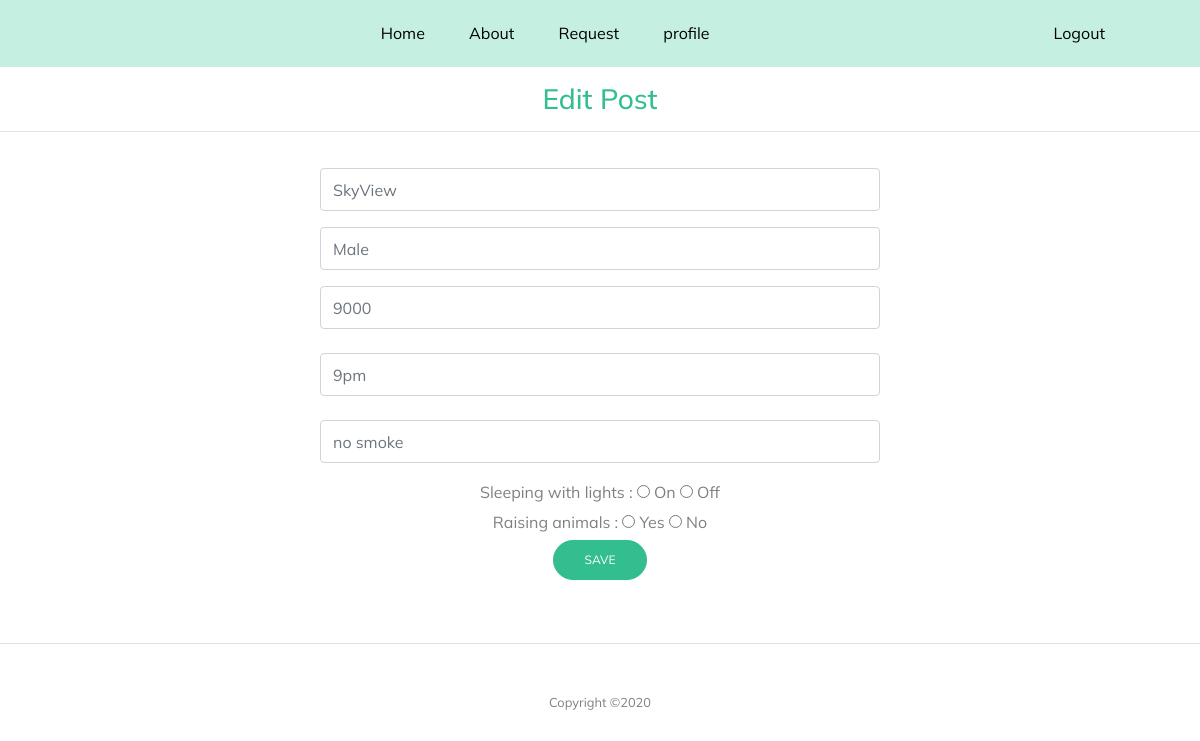
The app's page /editPost/2, older data.
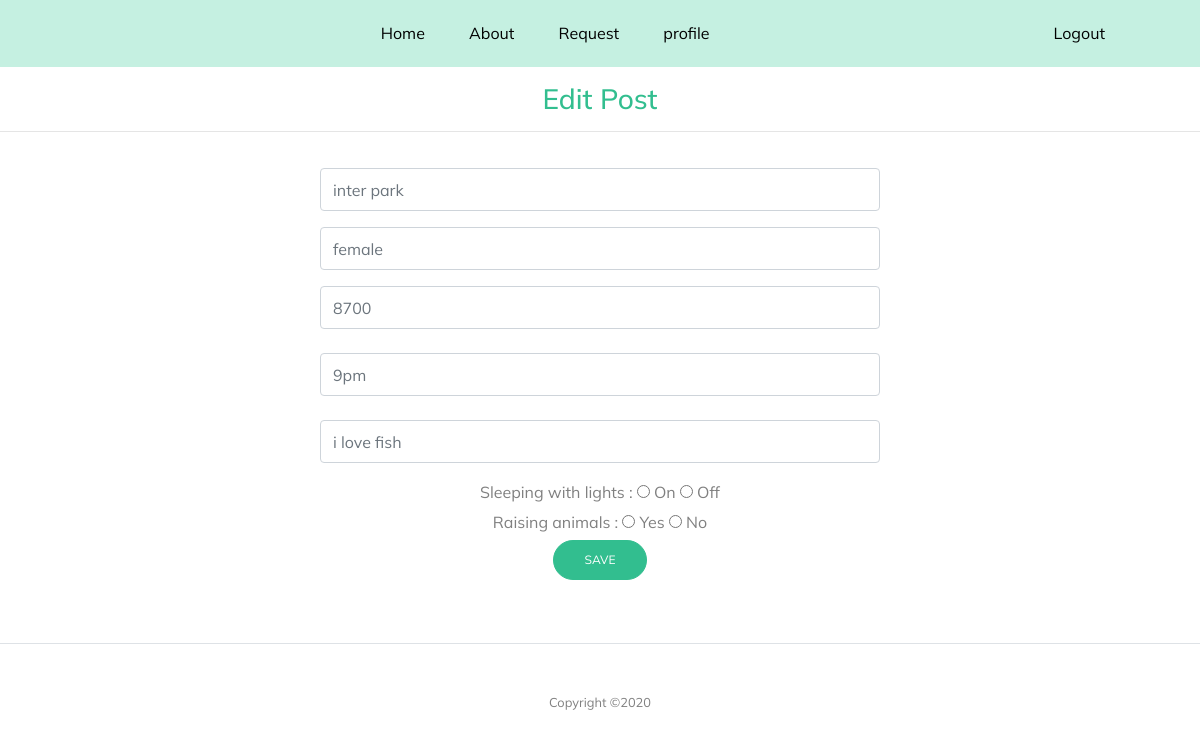
The same page, newer data.
### matefinder/models.py (models this page shows, shortened)
class DormInformation(models.Model):
    username = models.CharField(max_length=255)
    name_dorm = models.CharField(max_length=255)
    details_dorm = models.CharField(max_length=255)
    type_dorm = models.CharField(max_length=255)
    price = models.IntegerField()
    light = models.BooleanField()
    timetosleep = models.CharField(max_length=255)
    pet = models.BooleanField()

### matefinder/views.py (the view)
# urls.py: path('editPost/<int:pk>', views.editPost, name='editPost'),
def editPost(request, pk):
    d = DormInformation.objects.get(id=pk)
    return render(request, 'edit.html', {
        "dorm": d
    })

### templates/edit.html (shortened to what this page needs)
{% block body %}
{% load static %}
<link rel="stylesheet" type="text/css" href="{% static '/css/styleabout.css' %}" />
<html lang="en">
  <head>
    <link rel="stylesheet" href="../static/css/bootstrap.min.css"  rel="stylesheet" />
    <link rel="stylesheet" href="../static/css/styleabout.css" rel="stylesheet"  />
  </head>
  <body data-spy="scroll" data-target=".site-navbar-target" data-offset="300">
    <div class="site-wrap">
      <header class="site-navbar light js-sticky-header site-navbar-target" role="banner">
        <div class="container"  style="background-color:#c5f0e1; max-width: 140%;" >
          <div class="col-sm-12">
            <div class="col-sm-12">
              <nav class="site-navigation position-relative text-right" role="navigation"  style="margin-right: 30px;">
                <ul class="site-menu main-menu js-clone-nav mr-auto d-none d-lg-block">
                  <li><a href="#" class="nav-link">Home</a></li>
                  <li class="has-children">
                  <li><a href="#" class="nav-link">About</a></li>
                  <li><a href="#" class="nav-link">Request</a></li>
                  <li><a href="#" class="nav-link">profile</a></li>
                  <li style="margin-left: 300px;"><a href="{% url 'login' %}" class="nav-link">Logout</a></li>
                </ul>
              </nav>
            </div>
          </div>
        </div>
      </header>
      <br><br><br>
            <div class="section-heading">
                <h3 class="team">Edit Post</h3> <hr>
              </div>
            <form action={% url 'updatePost' dorm.id %} method="POST">
            <article class="card-body mx-auto" style="max-width: 50%;">
              <div class="form-group">
                <input type="name_dorm" class="form-control" id="name_dorm" name="name_dorm" placeholder="{{ dorm.name_dorm }}">
              </div>
              <div class="form-group">
                <input type="type_dorm" class="form-control" id="type_dorm" name="type_dorm" placeholder="{{ dorm.type_dorm }}">
              </div>
              <div class="form-group">
                <input type="price" class="form-control" id="price" name="price" placeholder="{{ dorm.price }}">
              </div>
              <div class="form-group">
                <input type="timetosleep" class="form-control" id="timetosleep" name="timetosleep" placeholder="{{ dorm.timetosleep }}">
              </div>
              <div class="form-group">
                <input type="details_dorm" class="form-control" id="details_dorm" name="details_dorm" placeholder="{{ dorm.details_dorm }}">
              </div>
              <center>
            <div class="form-group" style="margin-bottom: -5px;">
              Sleeping with lights :
                <input type="radio" id="lightOn" name="light" value="True">
                <label for="lightOn">On</label>
                <input type="radio" id="lightOff" name="light" value="False">
                <label for="lightOff">Off</label>
            </div>
            <div class="form-group" style="margin-bottom: -5px;">
              Raising animals :
                <input type="radio" id="lightOn" name="pet" value="True">
                <label for="animalYes">Yes</label>
                <input type="radio" id="lightOff" name="pet" value="False">
                <label for="animalNo">No</label>
            </div>
              <button type="submit" class="btn btn-primary">Save</button>
       </article>
      </form>
      <br>
      <div class="row text-center">
        <div class="col-md-12">
          <div class="border-top pt-5">
            <p class="copyright"><small>
              Copyright &copy;<script>document.write(new Date().getFullYear());</script>
            </div>
          </div>
        </div>
    </div>
  </body>
  </html>
</html>
{% endblock %}

Row changes from the older to the newer data that the page shows:
changed DormInformation "9pm": name_dorm "SkyView" → "inter park"; type_dorm "Male" → "female"; price "9000" → "8700"; details_dorm "no smoke" → "i love fish"
